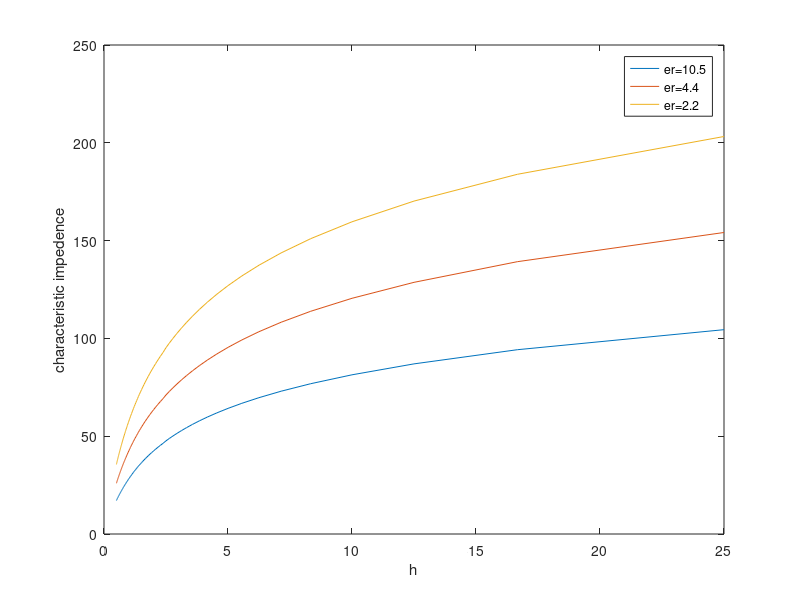
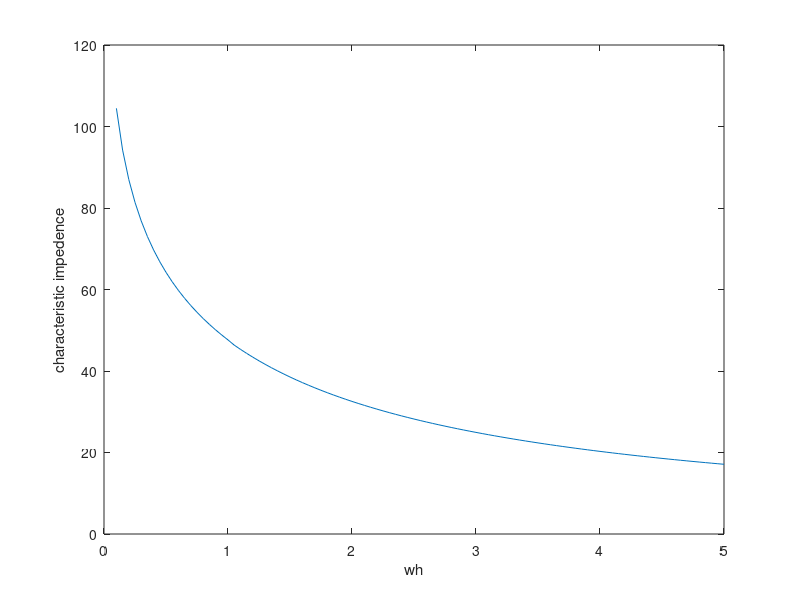

MATLAB code for these plots, in order:
clc;
close all;
clear all;

wh=0.1:0.05:5;
w=2.5;
er=10.5;
h=w./wh;

for i=1:length(wh)
    if(wh(i)<=1)
        eff0(i)=(er+1)/2 + (er-1)/2 * ((1+(12*1/wh(i)))^(-0.5) + 0.04*(1-wh(i))^(2));
        z0(i)=(60/sqrt(eff0(i))) * log((8/wh(i))+(wh(i)/4));
    else
        eff0(i)=(er+1)/2 + (er-1)/2 * ((1+(12*1/wh(i)))^(-0.5));
        z0(i)=(120*pi)/(sqrt(eff0(i))*(wh(i) + 1.393 + 0.667 * log(wh(i) + 1.444)));
    end
end

wh=0.1:0.05:5;
w=2.5;
er=4.4;
h=w./wh;

for i=1:length(wh)
    if(wh(i)<=1)
        eff1(i)=(er+1)/2 + (er-1)/2 * ((1+(12*1/wh(i)))^(-0.5) + 0.04*(1-wh(i))^(2));
        z1(i)=(60/sqrt(eff1(i))) * log((8/wh(i))+(wh(i)/4));
    else
        eff1(i)=(er+1)/2 + (er-1)/2 * ((1+(12*1/wh(i)))^(-0.5));
        z1(i)=(120*pi)/(sqrt(eff1(i))*(wh(i) + 1.393 + 0.667 * log(wh(i) + 1.444)));
    end
end

wh=0.1:0.05:5;
w=2.5;
er=2.2;
h=w./wh;

for i=1:length(wh)
    if(wh(i)<=1)
        eff2(i)=(er+1)/2 + (er-1)/2 * ((1+(12*1/wh(i)))^(-0.5) + 0.04*(1-wh(i))^(2));
        z2(i)=(60/sqrt(eff2(i))) * log((8/wh(i))+(wh(i)/4));
    else
        eff2(i)=(er+1)/2 + (er-1)/2 * ((1+(12*1/wh(i)))^(-0.5));
        z2(i)=(120*pi)/(sqrt(eff2(i))*(wh(i) + 1.393 + 0.667 * log(wh(i) + 1.444)));
    end
end

figure
plot(h,z0,h,z1,h,z2)
xlabel('h')
ylabel('characteristic impedence')
legend('er=10.5','er=4.4','er=2.2')

wh=0.1:0.05:5;
h=1.6;
er=10.5;
w=wh.*h;

for i=1:length(wh)
    if(wh(i)<=1)
        eff3(i)=(er+1)/2 + (er-1)/2 * ((1+(12*1/wh(i)))^(-0.5) + 0.04*(1-wh(i))^(2));
        z3(i)=(60/sqrt(eff3(i))) * log((8/wh(i))+(wh(i)/4));
    else
        eff3(i)=(er+1)/2 + (er-1)/2 * ((1+(12*1/wh(i)))^(-0.5));
        z3(i)=(120*pi)/(sqrt(eff3(i))*(wh(i) + 1.393 + 0.667 * log(wh(i) + 1.444)));
    end
end

figure
plot(wh,z3)
xlabel('wh')
ylabel('characteristic impedence')

